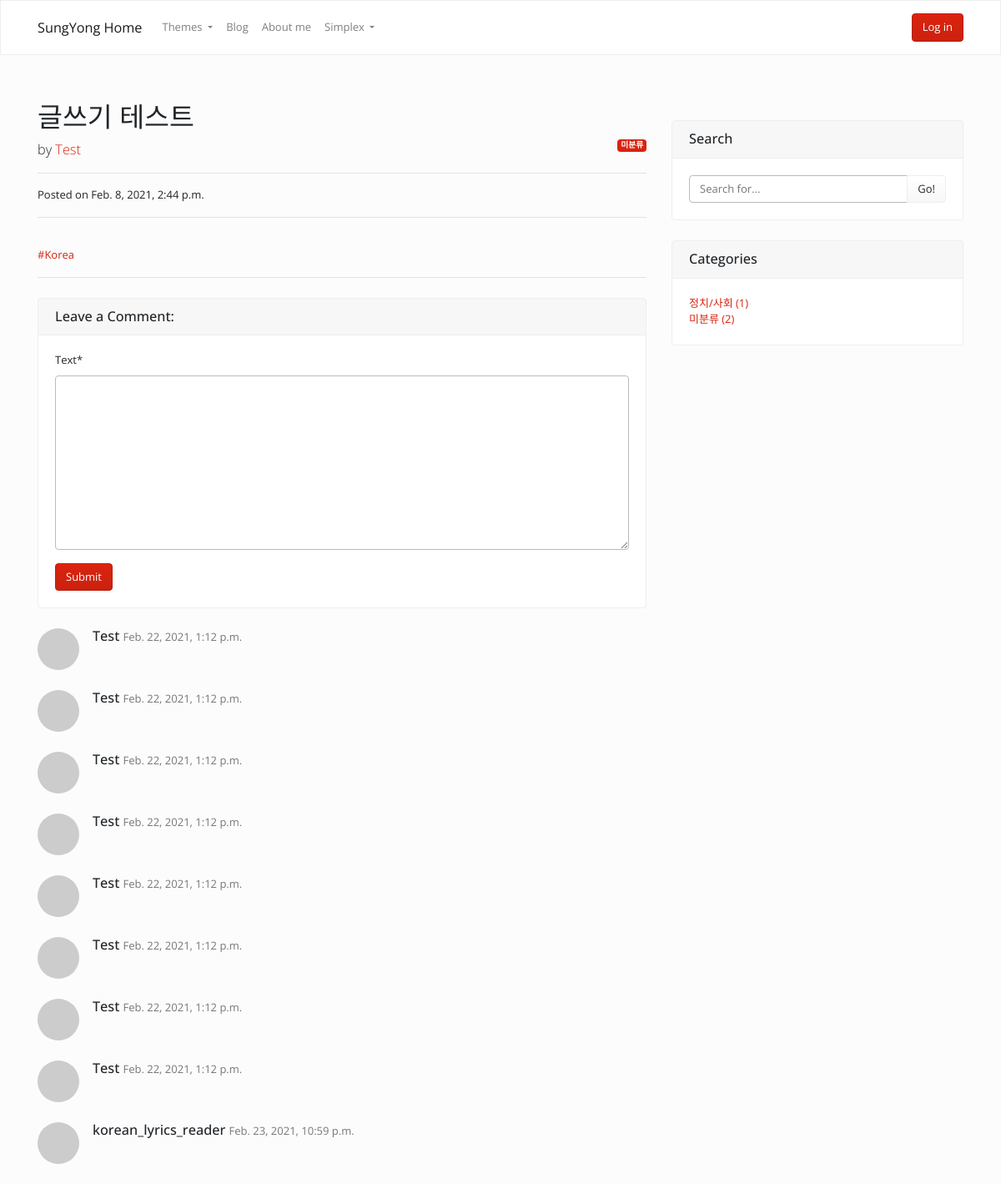
The app's page /blog/7/, older data.
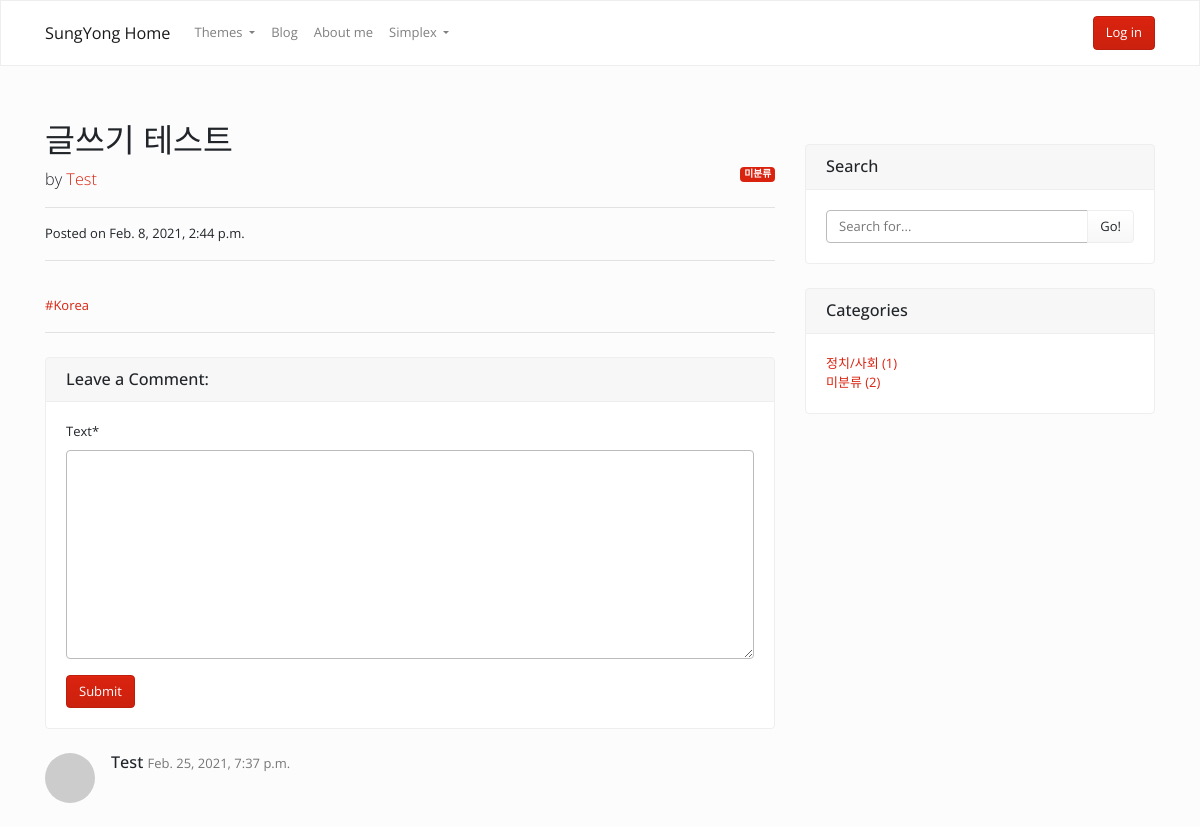
The same page, newer data.
### blog/models.py (models this page shows, shortened)
class Post(models.Model):
    title = models.CharField(max_length=30)
    content = MarkdownxField()
    image = models.ImageField(upload_to='blog/%Y/%m/%d/', blank=True)
    created = models.DateTimeField(auto_now=True)
    author = models.ForeignKey(User, on_delete=models.CASCADE)
    category = models.ForeignKey(Category, blank=True, null=True, on_delete=models.SET_NULL)
    tags = models.ManyToManyField(Tag, blank=True)
    def get_absolute_url(self):
        return '/blog/{}/'.format(self.pk)
    def get_markdown_content(self):
        return markdown(self.content)

class Tag(models.Model):
    name = models.CharField(max_length=40, unique=True)
    slug = models.SlugField(unique=True, allow_unicode=True)
    def __str__(self):
        return self.name
    def get_absolute_url(self):
        return '/blog/tag/{}/'.format(self.slug)

class Comment(models.Model):
    post = models.ForeignKey(Post, on_delete=models.CASCADE)
    text = MarkdownxField()
    author = models.ForeignKey(User, on_delete=models.CASCADE)
    created_at = models.DateTimeField(auto_now_add=True)
    modified_at = models.DateTimeField(auto_now=True)
    def get_markdown_content(self):
        return markdown(self.text)

class Category(models.Model):
    name = models.CharField(max_length=25, unique=True)
    description = models.TextField(blank=True)
    slug = models.SlugField(unique=True, allow_unicode=True)
    def get_absolute_url(self):
        return '/blog/category/{}/'.format(self.slug)
    class Meta:
        verbose_name_plural = 'categories'

### blog/views.py (the view)
# urls.py: path('<int:pk>/', views.PostDetail.as_view()),
class PostDetail(DetailView):
    model = Post
    def get_context_data(self, *, object_list=None, **kwargs):
        context = super(PostDetail, self).get_context_data(**kwargs)
        context['category_list'] = Category.objects.all()
        context['posts_without_category'] = Post.objects.filter(category=None).count()
        context['comment_form'] = CommentForm()
        return context

### blog/forms.py
class CommentForm(forms.ModelForm):
    class Meta:
        model = Comment
        fields = ('text',)

### blog/templates/blog/post_detail.html (shortened to what this page needs)
{% extends 'blog/base.html' %}
{% load crispy_forms_tags %}
{% block content %}
<h1>{{ object.title }}</h1>
{% if object.category %}
<span class="badge badge-primary float-right">{{ object.category }}</span>
{% else %}
<span class="badge badge-primary float-right">미분류</span>
{% endif %}
<p class="lead">
  by
  <a href="#">{{ object.author.username }}</a>
</p>
<hr>
<p>Posted on {{ object.created }}</p>
<hr>
<br/>
{% for tag in object.tags.all %}
<a href="{{ tag.get_absolute_url }}">#{{tag}}</a>
{% endfor %}
<hr>
<div class="card my-4">
  <h5 class="card-header">Leave a Comment:</h5>
  <div class="card-body">
    <form method="post" action="{{ object.get_absolute_url }}new_comment/">{% csrf_token %}
      <div class="form-group">
        {{ comment_form | crispy }}
      </div>
      <button type="submit" class="btn btn-primary">Submit</button>
    </form>
  </div>
</div>
<div id="comment-list">
  {% for comment in object.comment_set.all %}
  <div class="media mb-4" id="comment-id-{{ comment.pk }}">
    <img class="d-flex mr-3 rounded-circle" src="http://placehold.it/50x50" alt="">
    <div class="media-body">
      <h5 class="mt-0">{{ comment.author }} <small class="text-muted">{{ comment.created_at }}</small></h5>
    </div>
  </div>
  {% endfor %}
</div>
{% endblock %}

### blog/templates/blog/base.html (shortened to what this page needs)
<!DOCTYPE html>
{% load static %}
<html lang="ko">
<head>
  <link rel="stylesheet" href="{% static 'blog/bootstrap/bootstrap.css' %}">
  <link rel="stylesheet" href="{% static 'blog/_assets/css/custom.min.css' %}">
</head>
<body>
<div class="navbar navbar-expand-lg fixed-top navbar-light bg-light" id="navbar">
  <div class="container">
    <a href="../" class="navbar-brand">SungYong Home</a>
    <div class="collapse navbar-collapse" id="navbarResponsive">
      <ul class="navbar-nav">
        <li class="nav-item dropdown">
          <a class="nav-link dropdown-toggle" data-toggle="dropdown" href="#" id="themes">Themes </a>
        </li>
        <li class="nav-item">
          <a class="nav-link" href="/blog/">Blog</a>
        </li>
        <li class="nav-item">
          <a class="nav-link" href="/about_me/">About me</a>
        </li>
        <li class="nav-item dropdown">
          <a class="nav-link dropdown-toggle" data-toggle="dropdown" href="#" id="download">Simplex </a>
        </li>
      </ul>
      <ui class="nav navbar-nav ml-auto">
        {% if user.is_authenticated %}
        <li class="nav-item dropdown">
          <a class="nav-link dropdown-toggle" data-toggle="dropdown" href="#" id="download">{{ user }}<span class="caret"></span></a>
          <div class="dropdown-menu" aria-labelledby="download">
            <a class="dropdown-item" href="/accounts/logout/">Log out</a>
          </div>
        </li>
        {% else %}
          <li class="nav-item">
              <button type="button" class="btn btn-primary" data-toggle="modal" data-target="#loginModal">
                Log in
              </button>
          </li>
        {% endif %}
      </ui>
    </div>
  </div>
</div>
{% load socialaccount %}
<div class="container">
  <div class="row">
    <div class="col-md-8" id="main-div">
      {% block content %}
      {% endblock %}
    </div>
    <div class="col-md-4" id="side-div">
      <div class="card my-4">
        <h5 class="card-header">Search</h5>
        <div class="card-body">
          <div class="input-group">
            <input type="text" class="form-control" placeholder="Search for...">
            <span class="input-group-append">
               <button class="btn btn-secondary" type="button">Go!</button>
             </span>
          </div>
        </div>
      </div>
      <div class="card my-4" id="category-card">
        <h5 class="card-header">Categories</h5>
        <div class="card-body">
          <div class="row">
            <div class="col-lg-6">
              <ul class="list-unstyled mb-0">
                {% for category in category_list %}
                <li>
                  <a href="{{category.get_absolute_url}}">{{ category.name }} ({{ category.post_set.count }}) </a>
                </li>
                {% endfor %}
                <li>
                  <a href="/blog/category/_none/">미분류 ({{ posts_without_category }})</a>
                </li>
              </ul>
            </div>
          </div>
        </div>
      </div>
    </div>
  </div>
</div>
</body>
</html>

Row changes from the older to the newer data that the page shows:
removed Comment: author "Test", created_at "Feb. 22, 2021, 1:12 p.m."
removed Comment: author "Test", created_at "Feb. 22, 2021, 1:12 p.m."
removed Comment: author "Test", created_at "Feb. 22, 2021, 1:12 p.m."
removed Comment: author "Test", created_at "Feb. 22, 2021, 1:12 p.m."
removed Comment: author "Test", created_at "Feb. 22, 2021, 1:12 p.m."
removed Comment: author "Test", created_at "Feb. 22, 2021, 1:12 p.m."
removed Comment: author "Test", created_at "Feb. 22, 2021, 1:12 p.m."
removed Comment: author "Test", created_at "Feb. 22, 2021, 1:12 p.m."
removed Comment: author "korean_lyrics_reader", created_at "Feb. 23, 2021, 10:59 p.m."
added Comment: author "Test", created_at "Feb. 25, 2021, 7:37 p.m."
